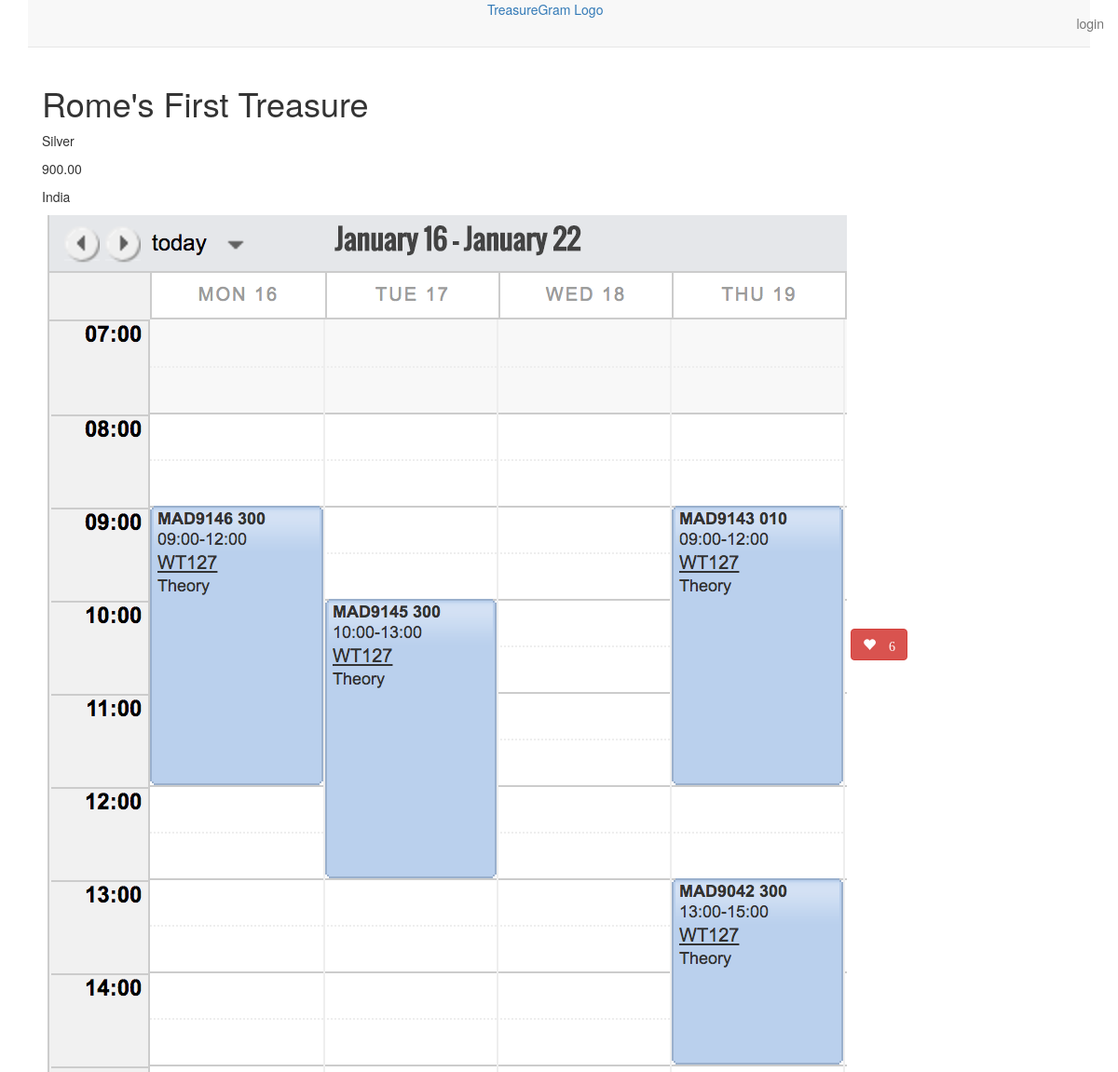
/3/, run on an earlier commit of the app's database.
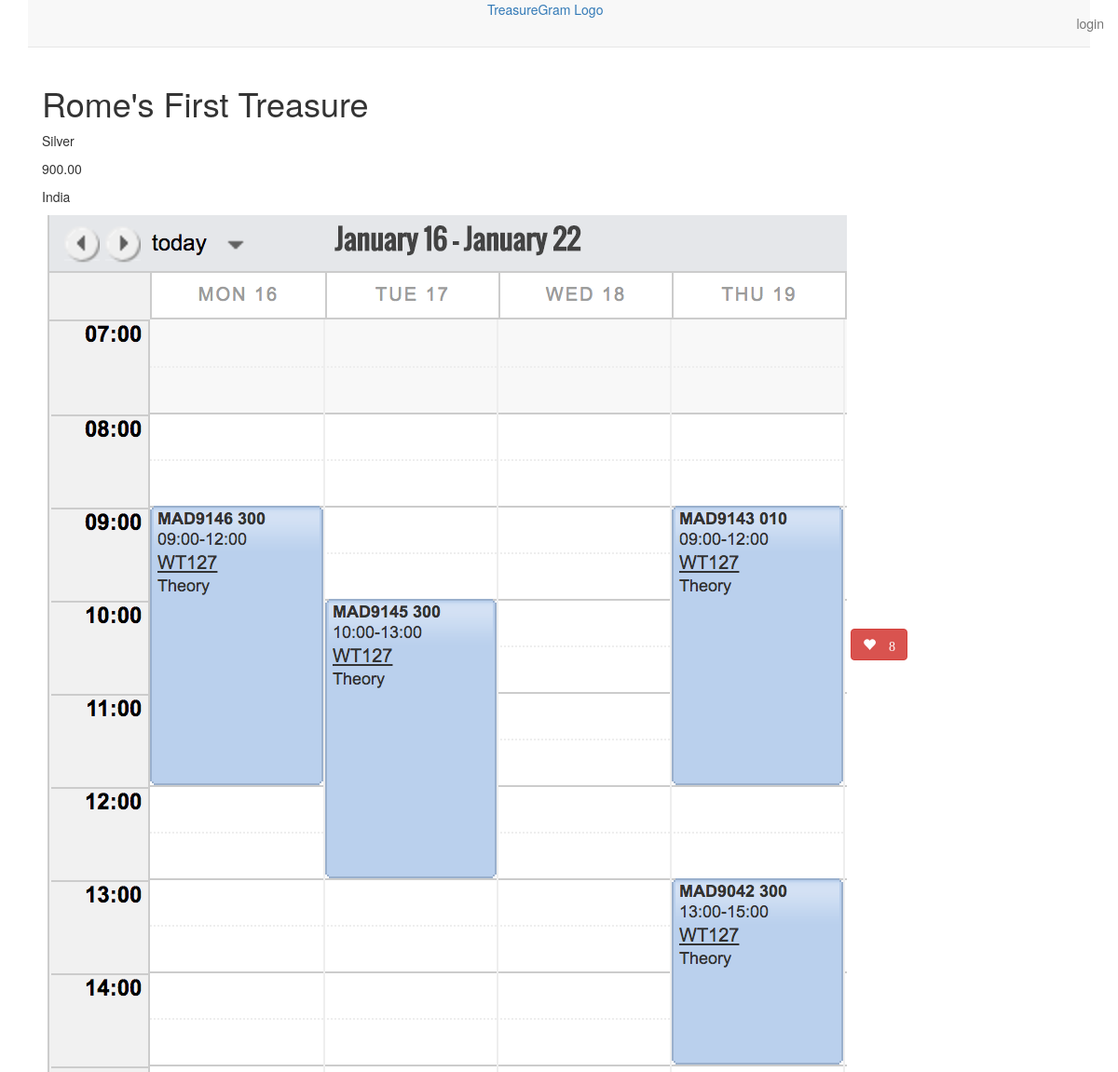
And on a later commit of the database.
### main_app/models.py (models this page shows, shortened)
class Treasure(models.Model):
    user = models.ForeignKey(User)
    name = models.CharField(max_length=100)
    value = models.DecimalField(max_digits=10, decimal_places=2)
    material = models.CharField(max_length=100)
    location = models.CharField(max_length=100)
    image = models.ImageField(upload_to='treasure_images', default='treasure_images/default.png')
    likes = models.IntegerField(default=0)

### main_app/views.py (the view)
# urls.py: url(r'^([0-9]+)/$', views.detail, name='detail'),
def detail(request, treasure_id):
    treasure = Treasure.objects.get(id=treasure_id)
    return render(request, 'detail.html', {'treasure': treasure})

### main_app/templates/detail.html
{% extends 'base.html' %}
{% load staticfiles %}
{% block content %}
    <h1>{{ treasure.name }}</h1>
    <p>{{ treasure.material }}</p>
    {% if treasure.value > 0 %}
        <p>{{ treasure.value }}</p>
    {% else %}
        <p>Unknown</p>
    {% endif %}
    <p>{{ treasure.location }}</p>
    <img src="{{ treasure.image.url }}"/>
    <button id="likes" data-id="{{ treasure.id }}"
                            class="btn btn-mini btn-danger glyphicon glyphicon-heart" type="button">
                        {% if treasure.likes > 0 %}
                            {{ treasure.likes }}
                        {% endif %}
                    </button>
{% endblock %}

### main_app/templates/base.html (shortened to what this page needs)
{% load staticfiles %}
<!DOCTYPE html>
<html lang="en">
<head>
    <link rel="stylesheet" type="text/css" href="{% static 'css/index.css' %}"/>
    <link rel="stylesheet" href="https://maxcdn.bootstrapcdn.com/bootstrap/3.3.7/css/bootstrap.min.css">
</head>
<body class="container">
<nav class="navbar navbar-default navbar-static-top text-center">
    <a href="/">TreasureGram Logo</a>
    {% if user.is_authenticated %}
        <a class="navbar-text navbar-right"
           href="{% url 'profile' user.username %}">{{ user.username }}</a>
        <a class="navbar-text navbar-right"
           href="{% url 'logout' %}">logout</a>
    {% else %}
        <a class="navbar-text navbar-right" href="{% url 'login' %}">login</a>
    {% endif %}
</nav>
<main class="container">
    {% block content %}
    {% endblock %}
</main>
</body>
</html>

### main_app/static/css/index.css (style rules this page uses)
h1 { color: green; }

What changed in the data, as far as the page shows it:
changed Treasure "Rome's First Treasure": likes "6" → "8"
